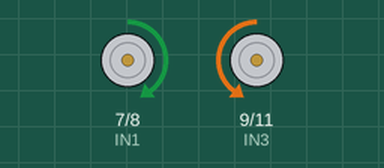
Recording of a sketch running on a simulated Arduino Uno, built with avr-gcc and run on an emulated ATmega328P. Parts: motor-driver pin pairs drawn as motors (green arrow = first pin HIGH = forward, orange = second pin HIGH = backward, longer = more drive, scaled by the enable pin). At 34.0 s the program stops and its outputs stay as they are.

Above: at 1.0 s.
At 17.0 s:
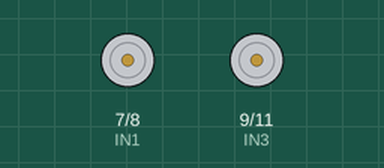
Timing chart, 0 to 35.5 s (numbered marks = the images above):
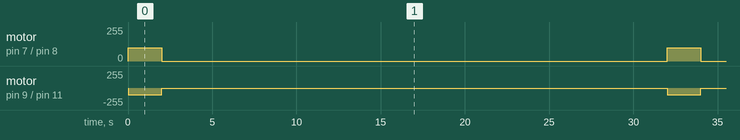

Measured:
- by itself, motor on pin 7 (IN1) / pin 8 (IN2): alternates forward 100/255 for 2.0 s and stopped for 30.0 s
- by itself, motor on pin 9 (IN3) / pin 11 (IN4): alternates backward 100/255 for 2.0 s and stopped for 30.0 s

The sketch:

sketch_sep29b.ino
```cpp
// Define the L298n IO pins
#define ENB 5
#define IN1 7
#define IN2 8
#define IN3 9
#define IN4 11
#define ENA 6

void setup() {
  // Set the motor control pins as outputs
  pinMode(ENB, OUTPUT);
  pinMode(IN1, OUTPUT);
  pinMode(IN2, OUTPUT);
  pinMode(IN3, OUTPUT);
  pinMode(IN4, OUTPUT);
  pinMode(ENA, OUTPUT);
}

void loop() {
  // Adjust motor speeds to move straight
  analogWrite(ENA, 100);  // Speed of left motor
  analogWrite(ENB, 100);  // Speed of right motor

  // Move forward
  digitalWrite(IN1, HIGH);  // Left motor forward
  digitalWrite(IN2, LOW);   // Left motor direction
  digitalWrite(IN3, LOW);   // Right motor direction
  digitalWrite(IN4, HIGH);  // Right motor forward

  delay(2000);  // Move forward for 3 seconds

    // Stop the car
  digitalWrite(IN1, LOW);
  digitalWrite(IN2, LOW);
  digitalWrite(IN3, LOW);
  digitalWrite(IN4, LOW);

  delay(30000);

  // Move forward again
  analogWrite(ENA, 100);  // Speed of left motor
  analogWrite(ENB, 100);  // Speed of right motor
  digitalWrite(IN1, HIGH);  // Left motor forward
  digitalWrite(IN2, LOW);   // Left motor direction
  digitalWrite(IN3, LOW);   // Right motor direction
  digitalWrite(IN4, HIGH);  // Right motor forward

  delay(2000);  // Move forward for another 3 seconds

  // Stop the car
  digitalWrite(IN1, LOW);
  digitalWrite(IN2, LOW);
  digitalWrite(IN3, LOW);
  digitalWrite(IN4, LOW);

  // Prevent the loop from restarting (keep the car stopped)
  while (true);  // Infinite loop to keep the car stopped
}
```
